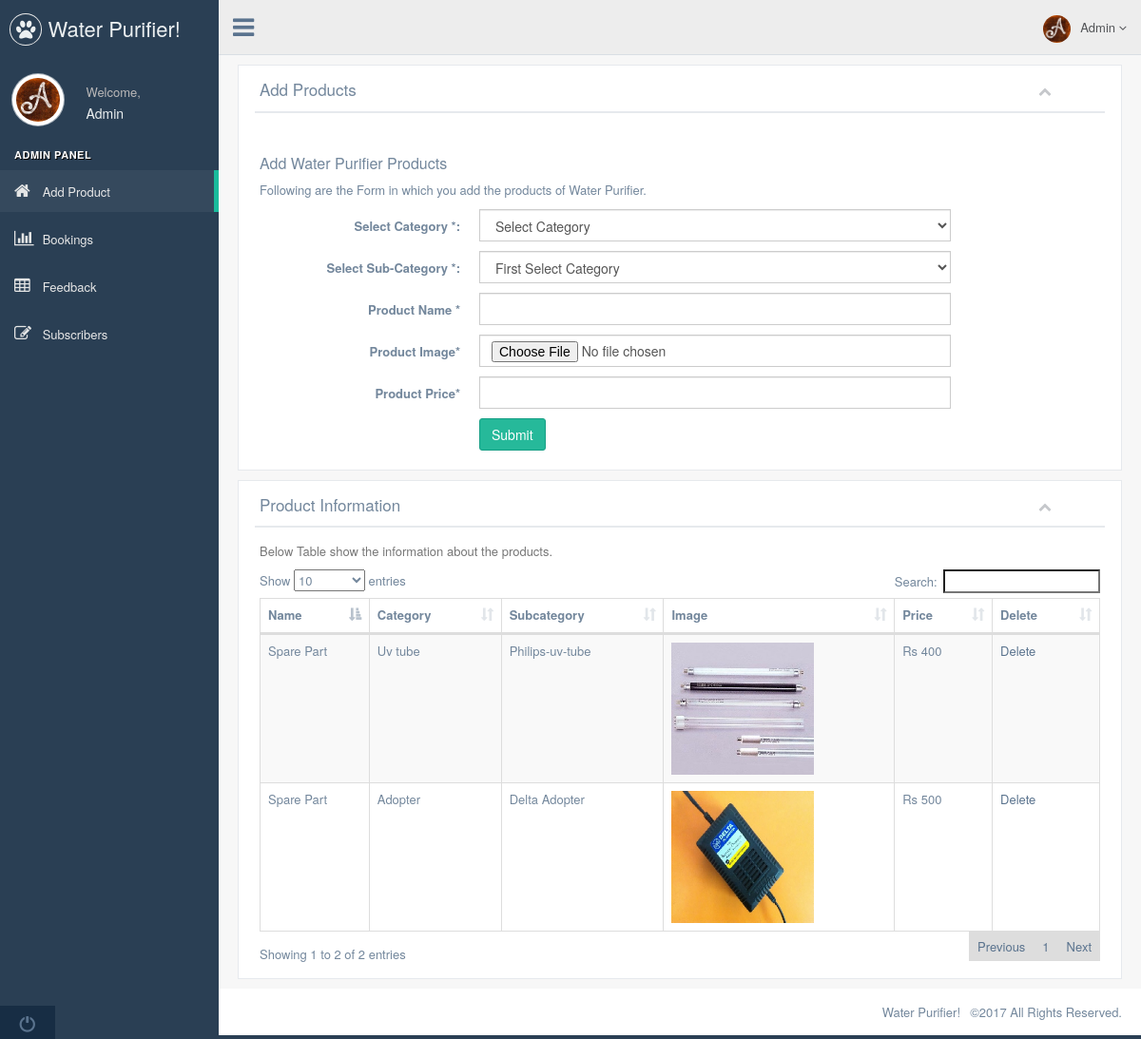
/bagga-enterprises/admin/home.php (signed in), run on the app's committed database.
### tables this page shows
CREATE TABLE IF NOT EXISTS `products` (
`id` int(11) NOT NULL,
  `catid` int(11) NOT NULL,
  `name` varchar(50) NOT NULL,
  `image` varchar(100) NOT NULL,
  `price` varchar(50) NOT NULL
);

CREATE TABLE IF NOT EXISTS `category` (
`id` int(11) NOT NULL,
  `category` varchar(50) NOT NULL,
  `subcat` varchar(50) NOT NULL
);

### bagga-enterprises/admin/Controllers/Sessions.php (called while the page is built, shortened)
<?php
class Sessions
{
    function getName()
    {
        return $_SESSION['name'];
    }
}

### bagga-enterprises/admin/Controllers/Connection.php (called while the page is built, shortened)
<?php
class Connection
{
    protected $db_name = 'baggaenterprises';
    protected $db_user = 'root';
    protected $db_pass = '';
    protected $db_host = 'localhost';
    function __construct()
    {
        $this->db = new mysqli($this->db_host,$this->db_user,$this->db_pass,$this->db_name);
        return $this;
    }
}

### bagga-enterprises/admin/Controllers/DataFile.php (the view, shortened to what this page needs)
<?php
require 'Connection.php';
class DataFile extends Connection
{
    function getData()
    {
        $data = mysqli_query($this->db,"select category.category, category.subcat,products.* from products INNER JOIN category ON products.catid=category.id");
        if (mysqli_num_rows($data)>0){
            $menu='';
            while ($row = mysqli_fetch_array($data))
            {
                $menu .= "<tr>";
                $menu .= "<td>".$row[0]."</td>";
                $menu .= "<td>".$row[1]."</td>";
                $menu .= "<td>".$row[4]."</td>";
                $menu .= "<td><img src='pics/$row[5]' style='width: 150px;'></td>";
                $menu .= "<td> Rs ".$row[6]."</td>";
                $menu .= "<td><a href='home.php?id=$row[2]&dd=$row[5]'>Delete</a> </td>";
            }
            return $menu;
        }
        else
        {
            echo mysqli_error($this->db);
            return null;
        }
    }
}

### bagga-enterprises/admin/header.php (shortened to what this page needs)
<?php
require_once 'Controllers/Sessions.php';
$obj = new Sessions();
?>
<!DOCTYPE html>
<html lang="en">
<head>
    <link href="vendors/bootstrap/dist/css/bootstrap.min.css" rel="stylesheet">
    <link href="font-awesome/css/font-awesome.min.css" rel="stylesheet">
    <link href="vendors/nprogress/nprogress.css" rel="stylesheet">
    <link href="vendors/bootstrap-progressbar/css/bootstrap-progressbar-3.3.4.min.css" rel="stylesheet">
    <link href="vendors/datatables.net-bs/css/dataTables.bootstrap.min.css" rel="stylesheet">
    <link href="build/css/custom.min.css" rel="stylesheet">
</head>
<body class="nav-md">
<div class="container body">
    <div class="main_container">
        <div class="col-md-3 left_col">
            <div class="left_col scroll-view">
                <div class="navbar nav_title" style="border: 0;">
                    <a href="#" class="site_title"><i class="fa fa-paw"></i> <span>Water Purifier!</span></a>
                </div>
                <div class="profile clearfix">
                    <div class="profile_pic">
                        <img src="images/a.jpg" alt="..." class="img-circle profile_img">
                    </div>
                    <div class="profile_info">
                        <span>Welcome,</span>
                        <h2><?php echo $obj->getName(); ?></h2>
                    </div>
                </div>
                <br />
                <div id="sidebar-menu" class="main_menu_side hidden-print main_menu">
                    <div class="menu_section">
                        <h3>Admin Panel</h3>
                        <ul class="nav side-menu">
                            <li><a href="home.php"><i class="fa fa-home"></i> Add Product </a>
                            <li><a href="bookings.php"><i class="fa fa-bar-chart-o"></i> Bookings </a>
                            <li><a href="contact.php"><i class="fa fa-table"></i> Feedback </a>
                            <li><a href="subscribe.php"><i class="fa fa-edit"></i> Subscribers </a>
                            </li>
                        </ul>
                    </div>
                </div>
                <div class="sidebar-footer hidden-small">
                    <a data-toggle="tooltip" data-placement="top" title="Logout" href="logout.php">
                        <span class="glyphicon glyphicon-off" aria-hidden="true"></span>
                    </a>
                </div>
            </div>
        </div>
        <div class="top_nav">
            <div class="nav_menu">
                <nav>
                    <div class="nav toggle">
                        <a id="menu_toggle"><i class="fa fa-bars"></i></a>
                    </div>
                    <ul class="nav navbar-nav navbar-right">
                        <li class="">
                            <a href="javascript:;" class="user-profile dropdown-toggle" data-toggle="dropdown" aria-expanded="false">
                                <img src="images/a.jpg" alt=""><?php echo $obj->getName(); ?>
                                <span class=" fa fa-angle-down"></span>
                            </a>
                        </li>
                    </ul>
                </nav>
            </div>
        </div>

### bagga-enterprises/admin/home.php (shortened to what this page needs)
<?php
    require 'header.php';
    require 'Controllers/DataFile.php';
    $object = new DataFile();
?>
    <div class="right_col dataHeight" role="main">
        <div class="x_panel">
            <div class="x_title">
                <h2>Add Products</h2>
                <ul class="nav navbar-right panel_toolbox">
                    <li><a class="collapse-link"><i class="fa fa-chevron-up"></i></a>
                    </li>
                </ul>
                <div class="clearfix"></div>
            </div>
            <div class="x_content">
                <br />
                <h4>Add Water Purifier Products</h4>
                <p class="font-gray-dark">
                    Following are the Form in which you add the products of Water Purifier.
                </p>
                <form class="form-horizontal form-label-left" method="post" enctype="multipart/form-data">
                    <div class="form-group">
                        <label class="control-label col-md-3">Select Category *:</label>
                        <div class="col-md-7">
                                <select onchange="show(this.value)" name="category" id="category" class="form-control">
                                    <?php
                                    echo "<option value='' disabled selected>Select Category</option>";
                                    ?>
                                </select>
                        </div>
                    </div>
                    <div class="form-group">
                        <label class="control-label col-md-3">Select Sub-Category *:</label>
                        <div class="col-md-7">
                            <select id='testid' class="form-control" name="subcategory" id="subcategory">
                                <option>First Select Category</option>
                            </select>
                        </div>
                    </div>
                    <div class="form-group">
                        <label class="control-label col-md-3" for="first-name">Product Name <span class="required">*</span>
                        </label>
                        <div class="col-md-7">
                            <input type="text" id="first-name2" name="name" required="required" class="form-control col-md-7 col-xs-12">
                        </div>
                    </div>
                    <div class="form-group">
                        <label class="control-label col-md-3" for="first-name">Product Image<span class="required">*</span>
                        </label>
                        <div class="col-md-7">
                            <input type="file" name="image" class="form-control">
                        </div>
                    </div>
                    <div class="form-group">
                        <label class="control-label col-md-3" for="last-name">Product Price<span class="required">*</span>
                        </label>
                        <div class="col-md-7">
                            <input type="text" id="last-name2" name="price" required="required" class="form-control col-md-7 col-xs-12">
                        </div>
                    </div>
                    <div class="form-group">
                        <div class="col-md-7 col-md-offset-3">
                            <button type="submit" name="submit" class="btn btn-success">Submit</button>
                        </div>
                    </div>
                </form>
            </div>
        </div>
        <div class="row">
            <div class="col-md-12 col-sm-12 col-xs-12">
                <div class="x_panel">
                    <div class="x_title">
                        <h2>Product Information</h2>
                        <ul class="nav navbar-right panel_toolbox">
                            <li><a class="collapse-link"><i class="fa fa-chevron-up"></i></a>
                            </li>
                        </ul>
                        <div class="clearfix"></div>
                    </div>
                    <div class="x_content">
                        <p class="text-muted font-13 m-b-30">
                            Below Table show the information about the products.
                        </p>
                        <table id="datatable" class="table table-striped table-bordered">
                            <thead>
                            <tr>
                                <th>Name</th>
                                <th>Category</th>
                                <th>Subcategory</th>
                                <th>Image</th>
                                <th>Price</th>
                                <th>Delete</th>
                            </tr>
                            </thead>
                            <tbody>
                            <?php
                                echo $object->getData();
                            ?>
                            </tbody>
                        </table>
                    </div>
                </div>
            </div>
        </div>
    </div>
<?php
    require 'footer.php';
?>

### bagga-enterprises/admin/footer.php (shortened to what this page needs)
<footer>
    <div class="pull-right">
        Water Purifier! &ensp;©2017 All Rights Reserved.
    </div>
    <div class="clearfix"></div>
</footer>
</div>
</div>
</body>
</html>

### bagga-enterprises/admin/home.php (style rules this page uses)
.dataHeight { min-height: 10px !important; }

### data on the page
products: category.category "Spare Part", category.subcat "Uv tube", name "Philips-uv-tube", image (picture), price "400"
products: category.category "Spare Part", category.subcat "Adopter", name "Delta Adopter", image (picture), price "500"

### other printed values
$obj->getName() "Admin"
